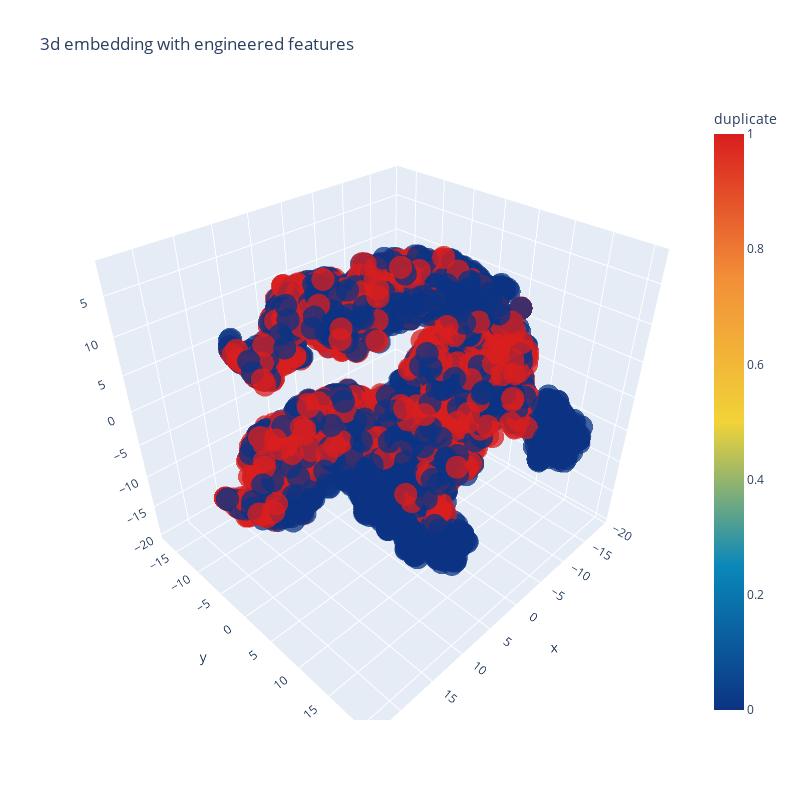

Notebook source saved alongside this figure:
### Code cell
trace1 = go.Scatter3d(
    x=tsne3d[:,0],
    y=tsne3d[:,1],
    z=tsne3d[:,2],
    mode='markers',
    marker=dict(
        sizemode='diameter',
        color = y,
        colorscale = 'Portland',
        colorbar = dict(title = 'duplicate'),
        line=dict(color='rgb(255, 255, 255)'),
        opacity=0.75
    )
)

data=[trace1]
layout=dict(height=800, width=800, title='3d embedding with engineered features')
fig=dict(data=data, layout=layout)
py.iplot(fig, filename='3DBubble')

### Figure 1 — Plotly figure (JSON) as saved in the notebook; plotly's stock layout.template omitted (floating-point values rounded to 4 significant figures; data arrays with more than 128 entries replaced by an {"elided": "..."} marker saying what was removed)
{"data": [{"marker": {"color": {"elided": "5000 int values"}, "colorbar": {"title": {"text": "duplicate"}}, "colorscale": [[0, "rgb(12,51,131)"], [0.25, "rgb(10,136,186)"], [0.5, "rgb(242,211,56)"], [0.75, "rgb(242,143,56)"], [1, "rgb(217,30,30)"]], "line": {"color": "rgb(255, 255, 255)"}, "opacity": 0.75, "sizemode": "diameter"}, "mode": "markers", "x": {"elided": "5000 float values"}, "y": {"elided": "5000 float values"}, "z": {"elided": "5000 float values"}, "type": "scatter3d"}], "layout": {"height": 800, "title": {"text": "3d embedding with engineered features"}, "width": 800}}
